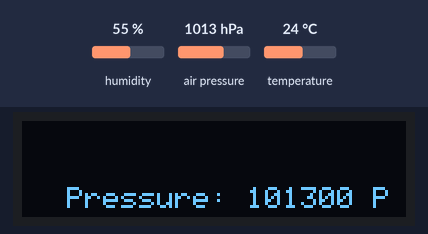
Simulated run of this sketch. Board: Arduino Uno, built with avr-gcc and run on an emulated ATmega328P. Parts: 128×32 one-colour display. The inputs (shaded band) are chosen by the test bench; at power-on: humidity 55 %, air pressure 1013 hPa, temperature 24 °C. What the sketch prints to the serial monitor is not drawn.

Above: at 2.8 s.
2.9 s: humidity set to 22 %
At 4.5 s:
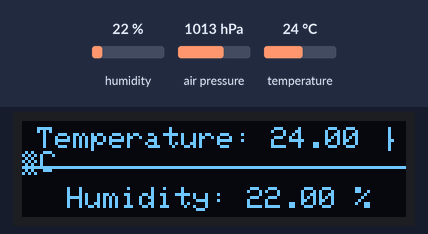
8.1 s: air pressure set to 952 hPa
At 10.9 s:
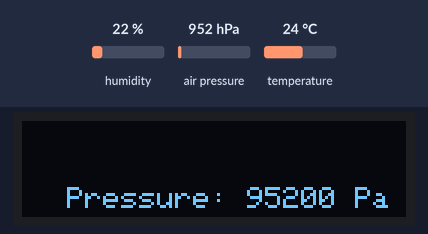
11.2 s: temperature set to 12 °C
At 11.6 s:
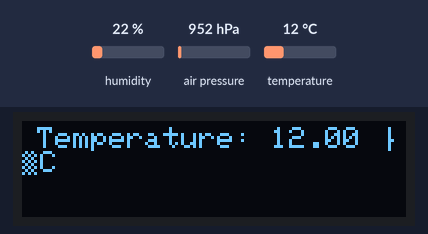
14.1 s: air pressure set to 1000 hPa
At 15.1 s:
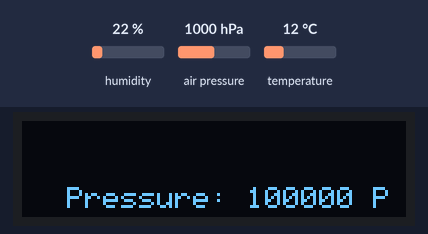
17.8 s: humidity set to 40 %
At 19.8 s:
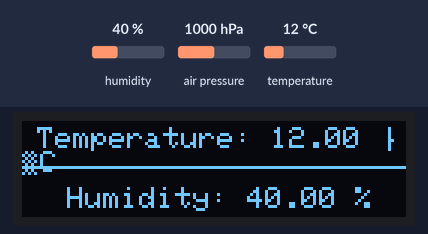
20.9 s: air pressure set to 975 hPa
At 23.1 s:
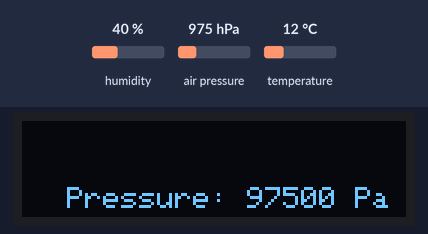
Timing chart, 0 to 24.6 s (numbered marks = the images above; inputs shaded):
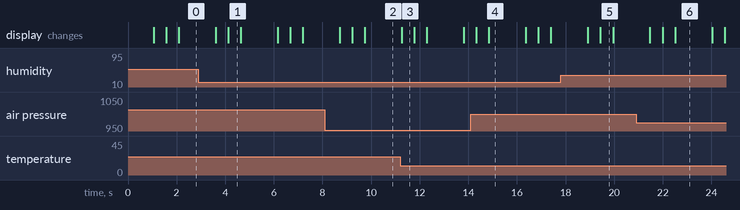

Measured:
- what the display in image 1 shows lasts 0.5 s, from 4.1 s to 4.6 s
- what the display in image 4 shows lasts 1.6 s, from 14.8 s to 16.4 s

The sketch:

Final_weather_project_with_arduino_uno.ino
```cpp
//Tempareture & Humidity measurment with DHT11 Sensor
#include <SPI.h>
#include <Wire.h>
#include <Adafruit_GFX.h>
#include <Adafruit_SSD1306.h>
#include <Adafruit_Sensor.h>
#include <DHT.h>
#include <DHT_U.h>

#include <Adafruit_BMP085.h>
#define seaLevelPressure_hPa 1013.25

#define SCREEN_WIDTH 128 // OLED display width, in pixels
#define SCREEN_HEIGHT 32 // OLED display height, in pixels

// Declaration for an SSD1306 display connected to I2C (SDA, SCL pins)
#define OLED_RESET     4 // Reset pin # (or -1 if sharing Arduino reset pin)
Adafruit_SSD1306 display(SCREEN_WIDTH, SCREEN_HEIGHT, &Wire, OLED_RESET);

Adafruit_BMP085 bmp;

#define DHTPIN 2     // Digital pin connected to the DHT sensor
// Feather HUZZAH ESP8266 note: use pins 3, 4, 5, 12, 13 or 14 --
// Pin 15 can work but DHT must be disconnected during program upload.

// Uncomment the type of sensor in use:
#define DHTTYPE    DHT11     // DHT 11
//#define DHTTYPE    DHT22     // DHT 22 (AM2302)
//#define DHTTYPE    DHT21     // DHT 21 (AM2301)

DHT_Unified dht(DHTPIN, DHTTYPE);

uint32_t delayMS;

void setup() {
  Serial.begin(9600);
  // SSD1306_SWITCHCAPVCC = generate display voltage from 3.3V internally
  display.begin(SSD1306_SWITCHCAPVCC, 0x3C);  // Address 0x3C for 128x32
  display.setTextSize(1);
  display.setTextColor(WHITE);
  display.clearDisplay(); // Clear display buffer
  // Initialize device.
  dht.begin();
  sensor_t sensor;

  // Set delay between sensor readings based on sensor details.
  //delayMS = sensor.min_delay / 1000;
  delayMS = 1000;
  if (!bmp.begin()) {
  Serial.println("Could not find a valid BMP085 sensor, check wiring!");
  while (1) {}
  }
}

void loop() {
  // Delay between measurements.
  delay(delayMS);

  // Get temperature event and print its value.
  sensors_event_t event;
  dht.temperature().getEvent(&event);
  if (isnan(event.temperature)) {
    Serial.println(F("Error reading temperature!"));
  }
  else {
    Serial.print(F("Temperature: "));
    Serial.print(event.temperature);
    Serial.println(F("°C"));

    display.setCursor(5,2);
    display.print("Temperature: ");
    display.print(event.temperature);
    display.print(" °C");
    display.println();
    display.display();
    delay(500);
  }
  display.drawLine(0,15, display.width()-1,15, WHITE);

  // Get humidity event and print its value.
  dht.humidity().getEvent(&event);
  if (isnan(event.relative_humidity)) {
    Serial.println(F("Error reading humidity!"));
  }
  else {
    Serial.print(F("Humidity: "));
    Serial.print(event.relative_humidity);
    Serial.println(F("%"));

    display.setCursor(15,22);
    display.print("Humidity: ");
    display.print(event.relative_humidity);
    display.print(" %");
    display.display();
    delay(500);
  }

  display.clearDisplay();
  Serial.print("Pressure: ");
  Serial.print(bmp.readPressure());
  Serial.println(" Pa");
  display.setCursor(15,22);
  display.print("Pressure: ");
  display.print(bmp.readPressure());
  display.print(" Pa ");
  display.display();
  Serial.println();
  //delay(500);
  display.clearDisplay();
  delay(500);
}
```
